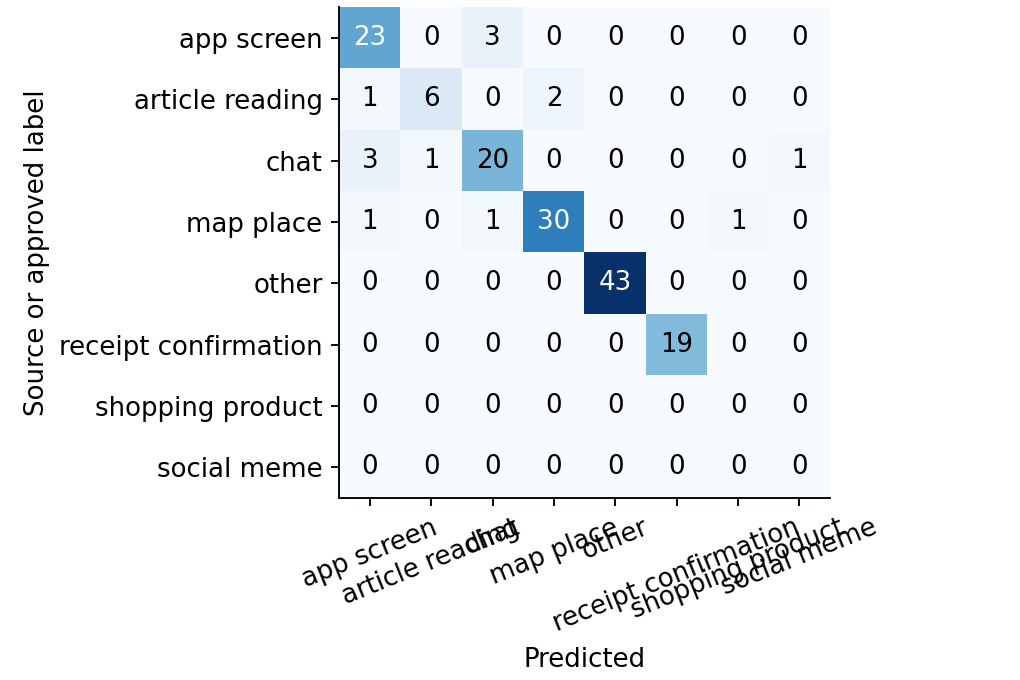
#> input picture reports/content_type-test_public.png, 1020 x 680 px
$ python -i pixels.py   (imports and definitions only)
#> lines starting #> are read from the running program, lines starting #| are printed output that depends on the picture; after the words box and inside, x2 and y2 are one past the last pixel; in counts of white or black regions, pixels touching at a corner belong together
#> further down, picture is the input picture: PIL image 1020x680 RGBA; mean R, G, B, A 238.5, 241.5, 244, 255
"""Deterministic descriptors from image pixels only; no OCR or learned encoder."""
import hashlib
import json
import time
from importlib.metadata import version as package_version
from pathlib import Path
import cv2
import numpy as np
import PIL
from PIL import Image,ImageOps
from skimage.feature import hog

# [3 lines that did not run here, left out]
NAMES={"hog":[f"hog_{i:04d}" for i in range(3780)],
       "color":[f"hsv_{channel}_{i}" for channel in ("h","s","v") for i in range(8)],
       "edges":[f"edge_grid_r{y}_c{x}" for y in range(4) for x in range(4)]}


def blocks_for_mode(mode):
    tokens=set(mode.split("_"))
    return [k for k in NAMES if k in tokens or "visual" in tokens or ("pixels" in tokens and "all" in tokens)]


def describe(im):
    start=time.perf_counter()
    cv2.setNumThreads(1)
    canvas=ImageOps.pad(im.convert("RGB"),(128,256),method=Image.Resampling.BICUBIC,color=(127,127,127))
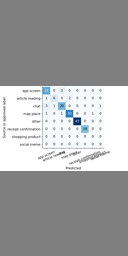
#> canvas: PIL image 128x256 RGB; mean R, G, B 163.9, 164.9, 165.7
    gray=cv2.cvtColor(np.asarray(canvas),cv2.COLOR_RGB2GRAY)
    values=hog(gray,orientations=9,pixels_per_cell=(16,16),cells_per_block=(2,2),
               block_norm="L2-Hys",transform_sqrt=False,feature_vector=True)
#> values = 3780 values, max 0.707 at index 2524, min 0 at index 0, mean 0.05
    # Color statistics exclude the artificial letterbox padding.
    thumb=im.convert("RGB");thumb.thumbnail((256,256),Image.Resampling.BICUBIC)
#> after `thumb.thumbnail((256, 256), Image.Resampling.BICUBIC)`:
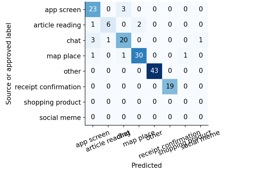
#> thumb: PIL image 256x171 RGB; mean R, G, B 238.3, 241.2, 243.6
    hsv=cv2.cvtColor(np.asarray(thumb),cv2.COLOR_RGB2HSV)
#> hsv: shape (171, 256, 3); mean H, S, V 36, 6.7, 243.6
    color=[]
    for channel,upper in enumerate((180,256,256)):
        counts,_=np.histogram(hsv[:,:,channel],bins=8,range=(0,upper))
        color.extend((counts/counts.sum()).tolist())
#> this loop made 3 passes
#> counts on passes 1 to 3: [28622, 42, 0, 0, 15100, 12, 0, 0], [42518, 102, 69, 496, 216, 43, 160, 172], [1, 19, 143, 1139, 1019, 1120, 1726, 38609]
#> after the loop, color = [0.654, 0.000959, 0, 0, 0.345, 0.000274, 0, 0, 0.971, 0.00233, 0.00158, 0.0113, 0.00493, 0.000982, 0.00365, 0.00393, 2.28e-05, 0.000434, 0.00327, 0.026, 0.0233, 0.0256, 0.0394, 0.882]
    edges=cv2.Canny(gray,100,200,L2gradient=True)>0
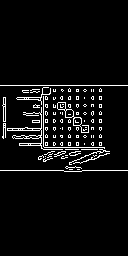
#> edges: shape (256, 128) bool; 5.4% white in thin lines or dots, all inside (x1, y1, x2, y2) = (0, 85, 128, 172)
    density=[float(edges[y*64:(y+1)*64,x*32:(x+1)*32].mean()) for y in range(4) for x in range(4)]
#> density = [0, 0, 0, 0, 0.084, 0.166, 0.126, 0.0396, 0.0869, 0.149, 0.154, 0.0527, 0, 0, 0, 0]
#> (the run stopped early here; a loop or call above may not have finished)

$ run again, on reports/content-ablation.png
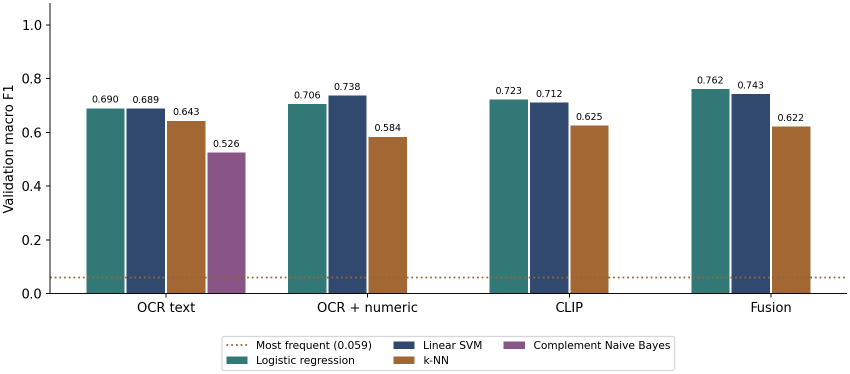
#> input picture reports/content-ablation.png, 1700 x 748 px (shown at 1/2 size)
#> picture is the input picture: PIL image 1700x748 RGBA; mean R, G, B, A 203.6, 206.7, 206.7, 255
#> in describe, `gray=cv2.cvtColor(np.asarray(canvas),cv2.COLOR_RGB2GRAY)`:
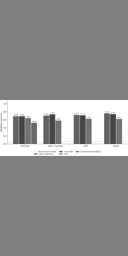
#> gray: shape (256, 128); min 56, max 255, mean 144.2
#> values = 3780 values, max 0.707 at index 1318, min 0 at index 0, mean 0.0264
#> thumb: PIL image 256x113 RGB
#> hsv: shape (113, 256, 3); mean H, S, V 25, 42.3, 215.8
#> the loop in describe, `for channel,upper in enumerate((180,256,256)):` made 3 passes
#> counts on passes 1 to 3: [22282, 50, 17, 465, 5457, 58, 544, 55], [20336, 402, 562, 873, 4352, 2394, 9, 0], [0, 0, 0, 4879, 1162, 2989, 814, 19084]
#> after the loop in describe, `for channel,upper in enumerate((180,256,256)):`: color = [0.77, 0.00173, 0.000588, 0.0161, 0.189, 0.002, 0.0188, 0.0019, 0.703, 0.0139, 0.0194, 0.0302, 0.15, 0.0828, 0.000311, 0, 0, 0, 0, 0.169, 0.0402, 0.103, 0.0281, 0.66]
#> in describe, `edges=cv2.Canny(gray,100,200,L2gradient=True)>0`:
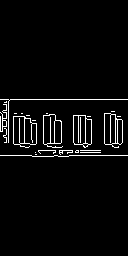
#> edges: shape (256, 128) bool; 3.7% white in thin lines or dots, all inside (x1, y1, x2, y2) = (0, 99, 128, 157)
#> density = [0, 0, 0, 0, 0.0972, 0.0532, 0.0537, 0.0562, 0.0806, 0.0947, 0.0938, 0.0703, 0, 0, 0, 0]
